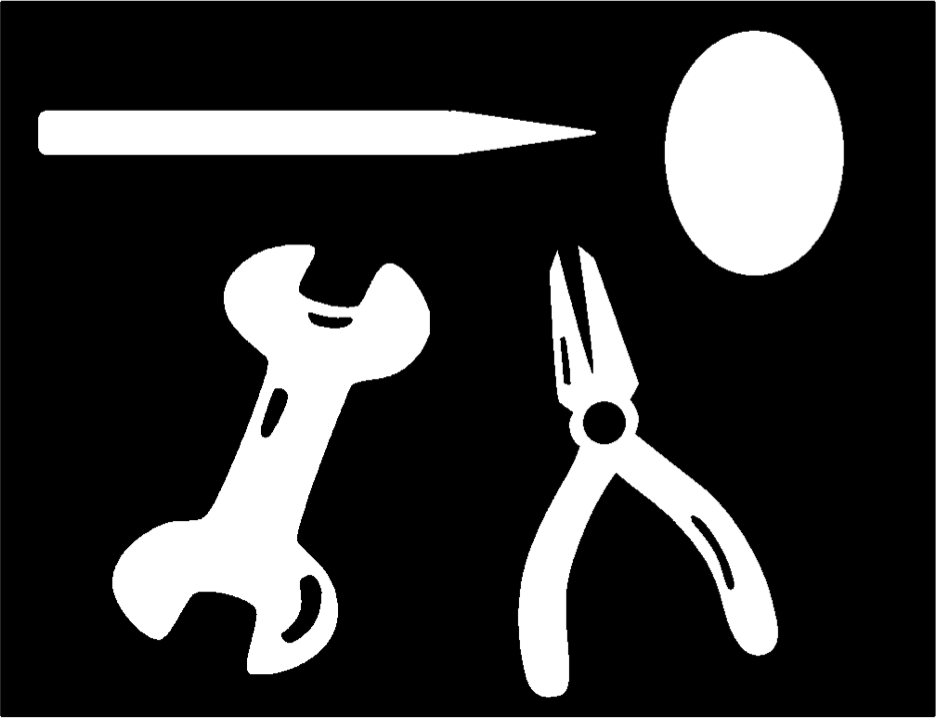
#> input picture Image and video Processing/Input Images/Figure3.png, 936 x 718 px, found by its file name
$ jupyter execute q2.ipynb
#> lines starting #> are read from the running program, lines starting #| are printed output that depends on the picture; after the words box and inside, x2 and y2 are one past the last pixel; in counts of white or black regions, pixels touching at a corner belong together
[cell 1]
import numpy as np
import cv2
from google.colab.patches import cv2_imshow

imported_____image = cv2.imread("/content/Figure3.png",1);
#> imported_____image is the input picture: shape (718, 936, 3); min 0, max 255, mean 53.2
imported_____image____HSV___conversion = cv2.cvtColor(imported_____image, cv2.COLOR_BGR2HSV)
#> imported_____image____HSV___conversion: shape (718, 936, 3); mean H, S, V 0, 0, 53.2

# defining the range of masking
imported_____image_____blue1 = np.array([110, 50, 50])
imported_____image_____blue2 = np.array([130, 255, 255])

# initializing the imported_____image_____mask to be
# convoluted over input imported_____image
imported_____image_____mask = cv2.inRange(imported_____image____HSV___conversion, imported_____image_____blue1, imported_____image_____blue2)
#> imported_____image_____mask: shape (718, 936); every value is 0

# passing the bitwise_and over
# each pixel convoluted
imported_____image________final________output = cv2.bitwise_and(imported_____image, imported_____image, mask = imported_____image_____mask)
#> imported_____image________final________output: shape (718, 936, 3); every value is 0

# defining the kernel______uesd___on____imported_____image i.e. Structuring element
kernel______uesd___on____imported_____image = np.ones((5, 5), np.uint8)

# defining the gradient____on_____imported_____image function
# over the imported_____image and structuring element
gradient____on_____imported_____image = cv2.morphologyEx(imported_____image, cv2.MORPH_GRADIENT, kernel______uesd___on____imported_____image)
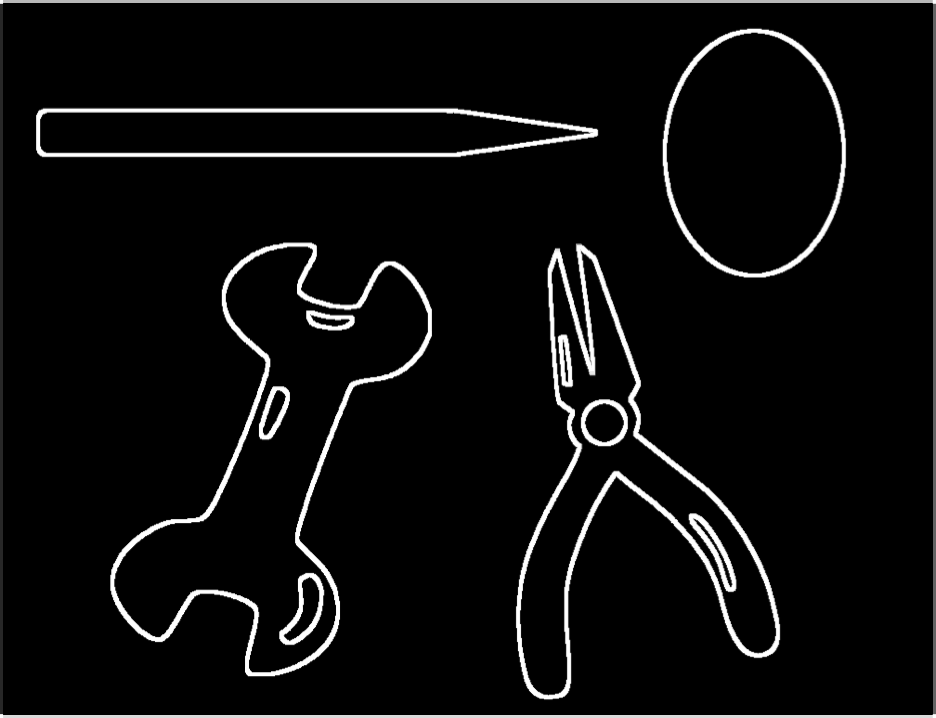
#> gradient____on_____imported_____image: shape (718, 936, 3); min 0, max 255, mean 12.9

cv2_imshow(gradient____on_____imported_____image)


$ run again, with Image and video Processing/Input Images/Figure1.png copied over Image and video Processing/Input Images/Figure3.png
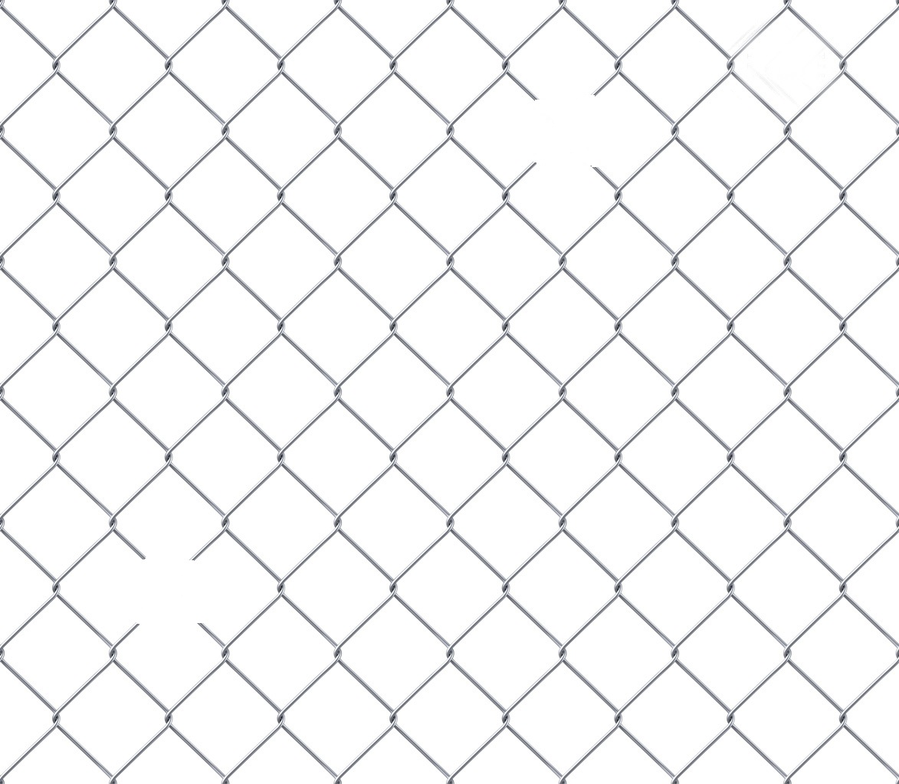
#> input picture Image and video Processing/Input Images/Figure1.png, 899 x 784 px, shrunk from 1173 x 1023 before the run, found by its file name
#> imported_____image is the input picture: shape (784, 899, 3); mean B, G, R 246.3, 245.8, 245.6
#> imported_____image____HSV___conversion: shape (784, 899, 3); mean H, S, V 20.6, 1.4, 246.4
#> `imported_____image_____mask = cv2.inRange(imported_____image____HSV___..`:
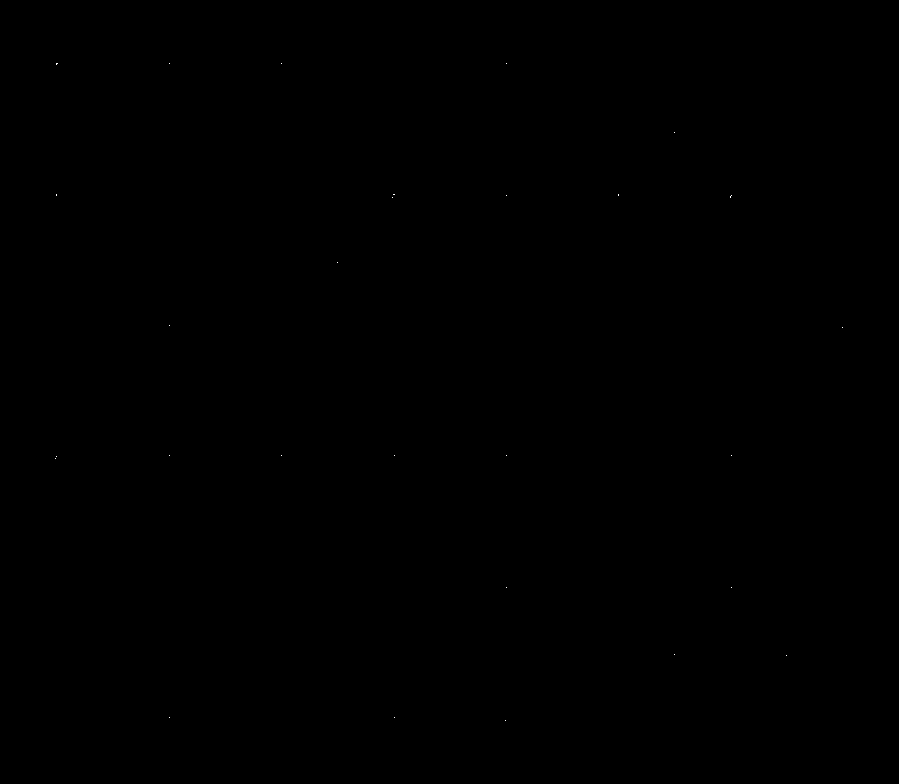
#> imported_____image_____mask: shape (784, 899); 0% white in thin lines or dots, all inside (x1, y1, x2, y2) = (55, 63, 843, 721)
#> `gradient____on_____imported_____image = cv2.morphologyEx(imported_____..`:
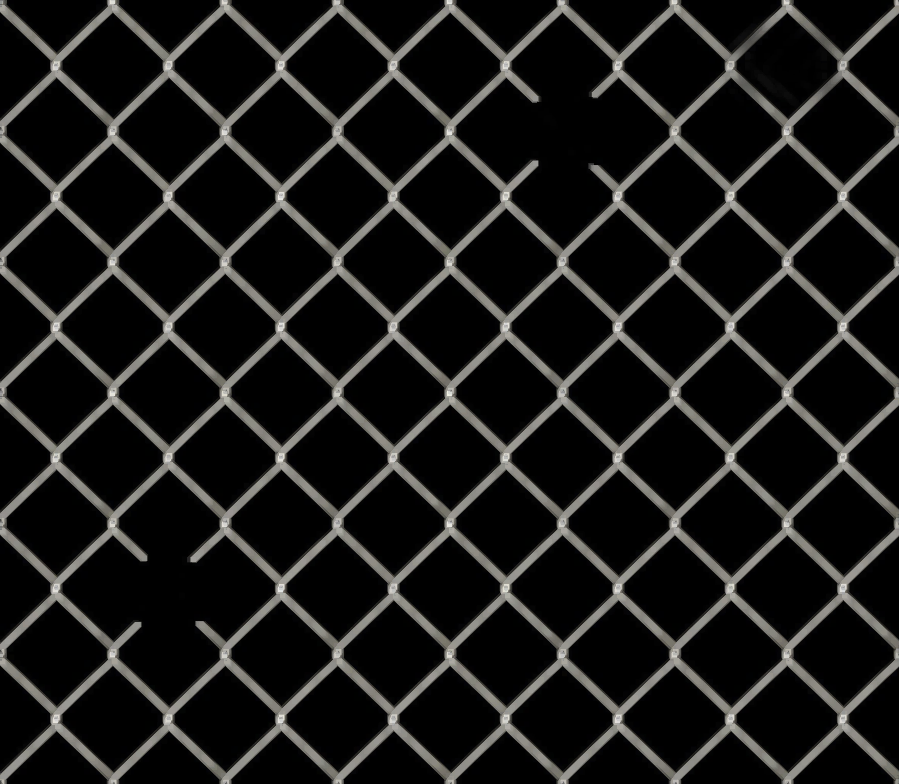
#> gradient____on_____imported_____image: shape (784, 899, 3); mean B, G, R 25.9, 27, 27.4

$ run again, with Image and video Processing/Input Images/Figure5.png copied over Image and video Processing/Input Images/Figure3.png
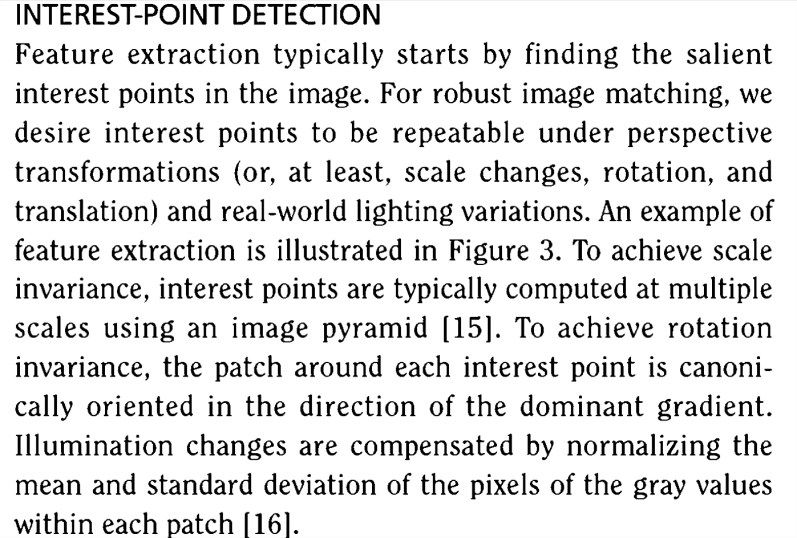
#> input picture Image and video Processing/Input Images/Figure5.png, 797 x 538 px, found by its file name
#> imported_____image is the input picture: shape (538, 797, 3); min 0, max 255, mean 223.7
#> imported_____image____HSV___conversion: shape (538, 797, 3); mean H, S, V 0, 0, 223.7
#> imported_____image_____mask: shape (538, 797); every value is 0
#> imported_____image________final________output: shape (538, 797, 3); every value is 0
#> `gradient____on_____imported_____image = cv2.morphologyEx(imported_____..`:
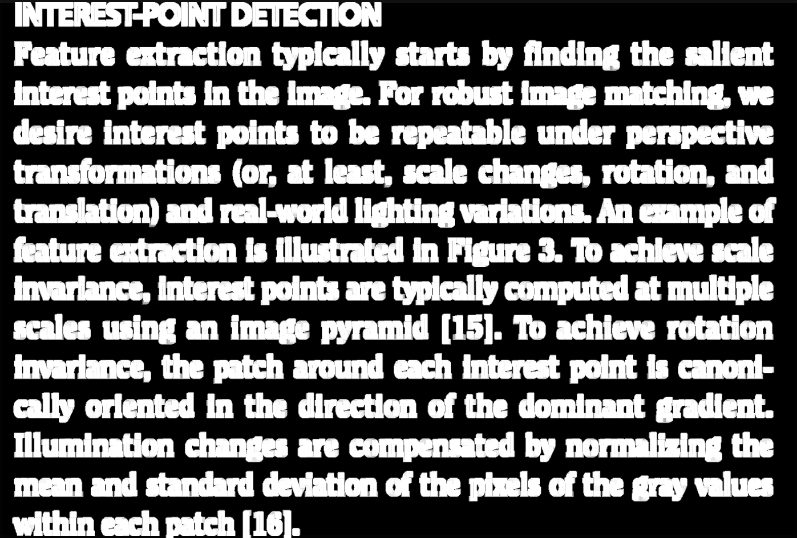
#> gradient____on_____imported_____image: shape (538, 797, 3); min 0, max 255, mean 94.9

$ run again, with Image and video Processing/Input Images/Figure6.png copied over Image and video Processing/Input Images/Figure3.png
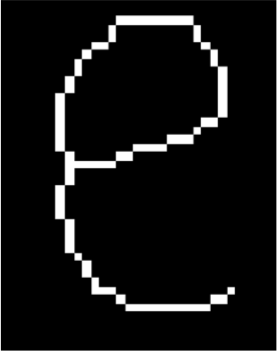
#> input picture Image and video Processing/Input Images/Figure6.png, 277 x 351 px, found by its file name
#> imported_____image is the input picture: shape (351, 277, 3); min 0, max 255, mean 18.3
#> imported_____image____HSV___conversion: shape (351, 277, 3); mean H, S, V 0, 0, 18.3
#> imported_____image_____mask: shape (351, 277); every value is 0
#> imported_____image________final________output: shape (351, 277, 3); every value is 0
#> `gradient____on_____imported_____image = cv2.morphologyEx(imported_____..`:
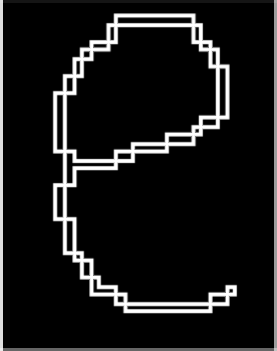
#> gradient____on_____imported_____image: shape (351, 277, 3); min 0, max 255, mean 24
